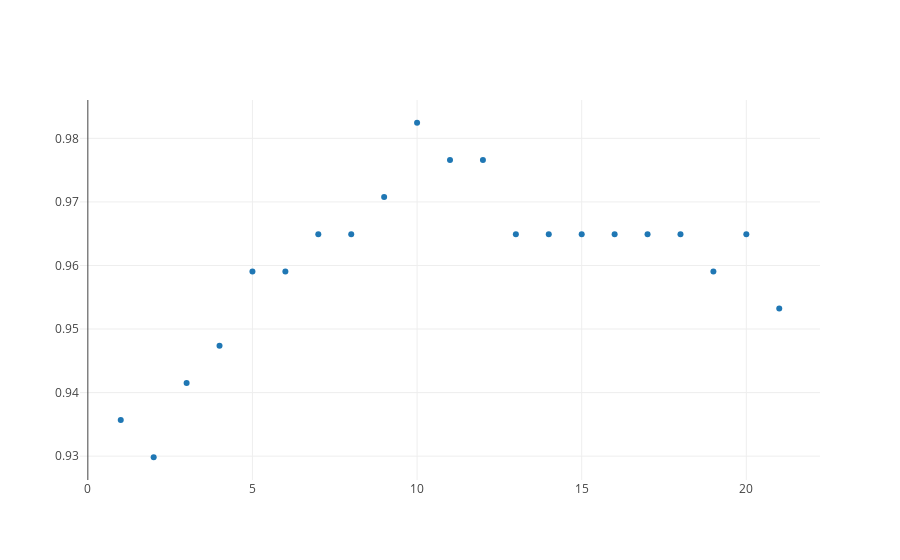

Notebook code cell kept with this figure:
### Markdown cell above
** Task 2a. ** Train a kNN classifier on X_tr and score it on X_te. Change the value for n_neighbors and find the best $k$ in the range of [1, 21].

### Code cell
# your code for Task 2a.
# Lets start again for practice
scores = []
for i in range(1,22):
    model = KNeighborsClassifier(n_neighbors=i).fit(X_tr, y_tr)
    scores.append(model.score(X_te, y_te))

trace = go.Scatter(
    x = range(1,22),
    y = scores,
    mode = 'markers'
)
data = [trace]
iplot(data, filename='scatter')

### Figure 1 — Plotly figure (JSON) as saved in the notebook; plotly's stock layout.template omitted (floating-point values rounded to 4 significant figures)
{"data": [{"mode": "markers", "type": "scatter", "x": [1, 2, 3, 4, 5, 6, 7, 8, 9, 10, 11, 12, 13, 14, 15, 16, 17, 18, 19, 20, 21], "y": [0.9357, 0.9298, 0.9415, 0.9474, 0.9591, 0.9591, 0.9649, 0.9649, 0.9708, 0.9825, 0.9766, 0.9766, 0.9649, 0.9649, 0.9649, 0.9649, 0.9649, 0.9649, 0.9591, 0.9649, 0.9532]}], "layout": {}}
